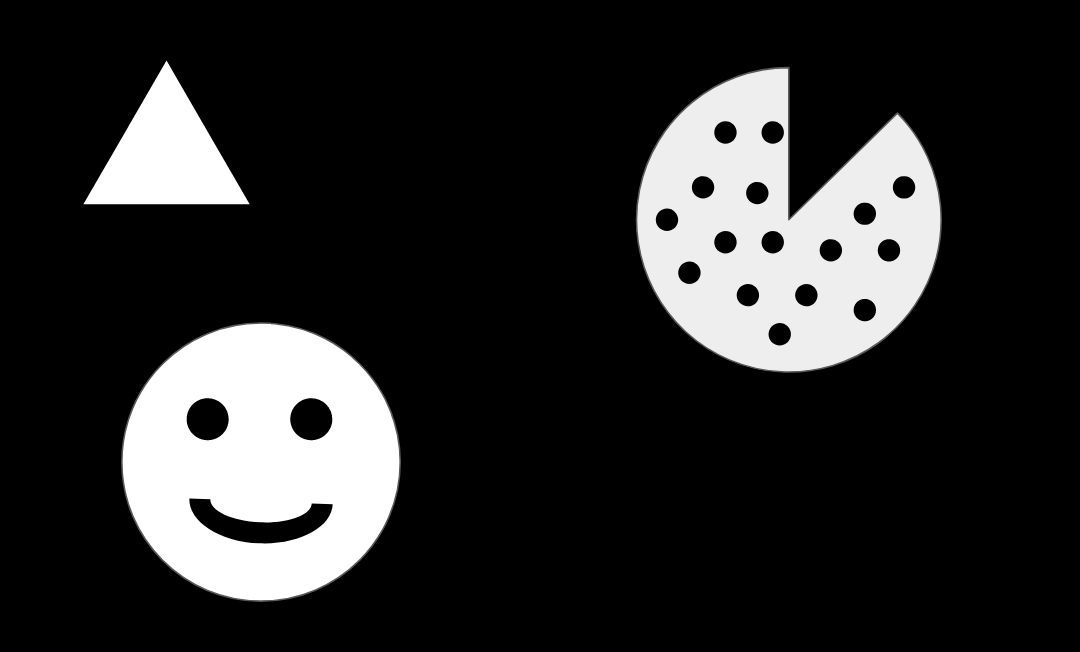
#> input picture DATA/internal_external.png, 1080 x 652 px, found by its file name
$ jupyter execute --allow-errors Contour_Detection.ipynb   (shell and % lines are left out)   (older library calls are emulated)
#> lines starting #> are read from the running program, lines starting #| are printed output that depends on the picture; after the words box and inside, x2 and y2 are one past the last pixel; in counts of white or black regions, pixels touching at a corner belong together
[cell 1]
import cv2
import numpy as np
import matplotlib.pyplot as plt

[cell 2]
img = cv2.imread("DATA/internal_external.png",0)
#> img is the input picture: shape (652, 1080); min 0, max 255, mean 43.4

[cell 3]
plt.imshow(img,cmap='gray')

[cell 4]
image,contours,hierarchy = cv2.findContours(img,cv2.RETR_CCOMP,cv2.CHAIN_APPROX_SIMPLE)
#> contours = 22 contours; largest, box (x1, y1, x2, y2) and area: (635, 66, 942, 373) 64554, (121, 322, 401, 602) 61517, (83, 60, 250, 205) 12042, (189, 498, 333, 544) 3049, (186, 398, 229, 441) 1380

#> (a cell that did not finish here is left out)

[cell 6]
external_contours = np.zeros(image.shape)

[cell 7]
external_contours.shape
#> Out = (652, 1080)

#> (a cell that did not finish here is left out)

[cell 9]
plt.imshow(external_contours,cmap='gray')
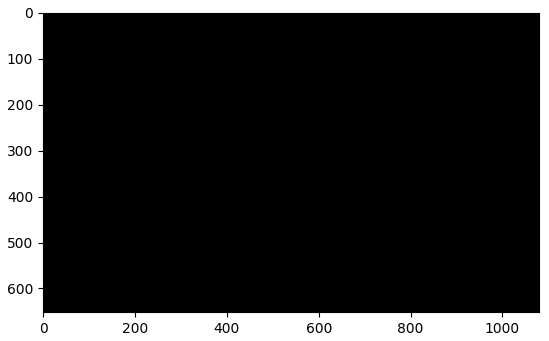
#> figure drawn by matplotlib, 1 panel

[cell 10]
internal_contours = np.zeros(image.shape)
#> (the rest of this cell did not finish here and is left out)

[cell 11]
plt.imshow(internal_contours,cmap='gray')

[cell 12]
hierarchy
#> Out = 22 rows, first 6: [4, -1, 1, -1], [2, -1, -1, 0], [3, 1, -1, 0], [-1, 2, -1, 0], [21, 0, 5, -1], [6, -1, -1, 4]


$ run again, with DATA/five_shapes.PNG copied over DATA/internal_external.png
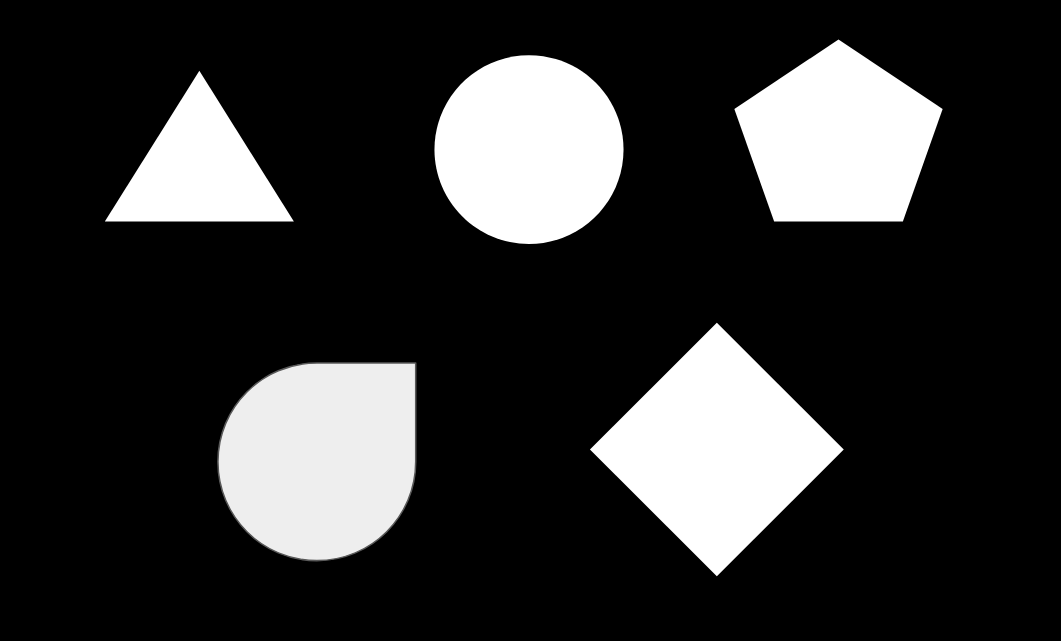
#> input picture DATA/five_shapes.PNG, 1061 x 641 px, found by its file name
#> img is the input picture: shape (641, 1061); min 0, max 255, mean 49.2
#> contours = 5 contours; box (x1, y1, x2, y2) and area: (217, 362, 417, 562) 33297, (590, 322, 844, 577) 32508, (434, 55, 624, 244) 28076, (734, 39, 943, 222) 26303, (105, 70, 294, 222) 14310
#> `[cell 9] plt.imshow(external_contours,cmap='gray')`:
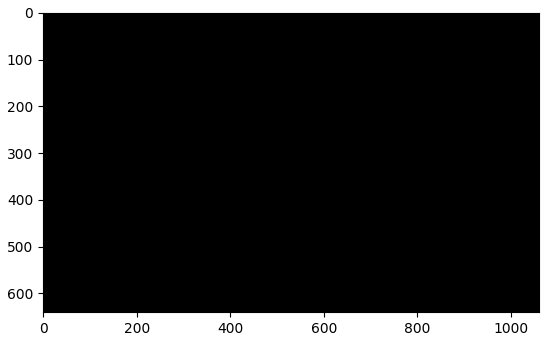
#> figure drawn by matplotlib, 1 panel
#> `hierarchy`: Out = [[1, -1, -1, -1], [2, 0, -1, -1], [3, 1, -1, -1], [4, 2, -1, -1], [-1, 3, -1, -1]]
